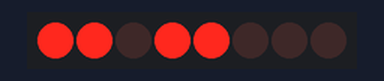
This sketch was run on a simulated Arduino Uno, built with avr-gcc and run on an emulated ATmega328P. Parts: 8 shift-register outputs drawn as a row of LEDs (first output left, lit = HIGH). Wiring (inferred from the names in the program): shift register (74HC595): data pin 2; shift clock pin 3; latch pin 4. Wiring (inferred from the signals the program sends): row of LEDs: on Q0, Q1, Q2, Q3, Q4, Q5, Q6, Q7. Random numbers use the default seed unless the sketch sets one.

Above: at 1.2 s.
At 6.4 s:
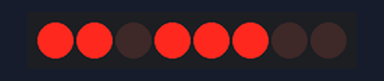
At 11.5 s:
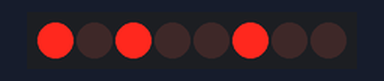
At 20.25 s:
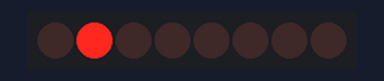
At 28.76 s:
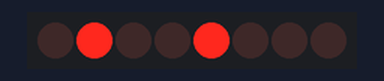
At 38.97 s:
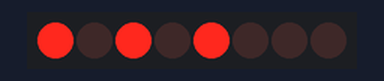
Timing chart, 0 to 40.0 s (numbered marks = the images above):
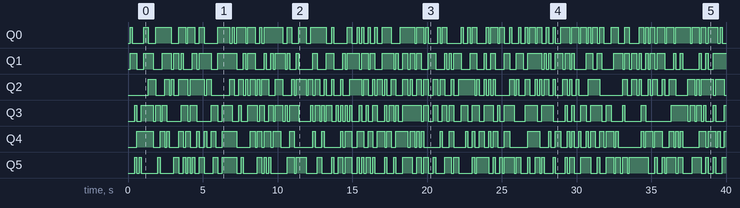

The sketch:

ShiftRefistor_RandomTwinkelEffect.ino
```cpp
int DataPin = 2;   // Data Pin connected to Pin 2
int ClockPin = 3;  // Clock Pin connected to Pin 3
int LatchPin = 4;  // Latch Pin connected to Pin 4
byte Data = 0;     // Data to be sent to shift register

void setup() {
    pinMode(DataPin, OUTPUT);
    pinMode(ClockPin, OUTPUT);
    pinMode(LatchPin, OUTPUT);
    randomSeed(analogRead(0)); // Seed random number generator
}

void loop() {
    twinkleEffect();  // Call the twinkle effect
    delay(200);
}

// Function to send data to shift register
void shiftData(byte dataOut) {
    digitalWrite(LatchPin, LOW);  // Prepare shift register for data
    shiftOut(DataPin, ClockPin, MSBFIRST, dataOut);  // Send data
    digitalWrite(LatchPin, HIGH); // Output data to LEDs
}

// Function to create a twinkling effect
void twinkleEffect() {
    for (int i = 0; i < 10; i++) {  // Run twinkle effect multiple times
        Data = random(0, 64);  // Generate a random pattern (0 to 63 for 6-bit LEDs)
        shiftData(Data);
        delay(150);
    }
}
```

Measured:
- by itself, Q0: LOW → HIGH at 0.15 s, → LOW 0.15 s later, → HIGH 0.75 s later, → LOW 0.30 s later, … (116 changes in this stretch)
- by itself, Q1: LOW → HIGH at 0.15 s, → LOW 0.45 s later, → HIGH 0.45 s later, → LOW 0.65 s later, … (109 changes in this stretch)
- by itself, Q2: LOW → HIGH at 1.4 s, → LOW 0.50 s later, → HIGH 0.60 s later, → LOW 0.30 s later, … (120 changes in this stretch)
- by itself, Q3: LOW → HIGH at 0.45 s, → LOW 0.15 s later, → HIGH 0.30 s later, → LOW 0.80 s later, … (107 changes in this stretch)
- by itself, Q4: LOW → HIGH at 0.60 s, → LOW 1.1 s later, → HIGH 0.45 s later, → LOW 0.30 s later, … (109 changes in this stretch)
- by itself, Q5: LOW → HIGH at 0.45 s, → LOW 0.15 s later, → HIGH 0.15 s later, → LOW 0.15 s later, … (115 changes in this stretch)
